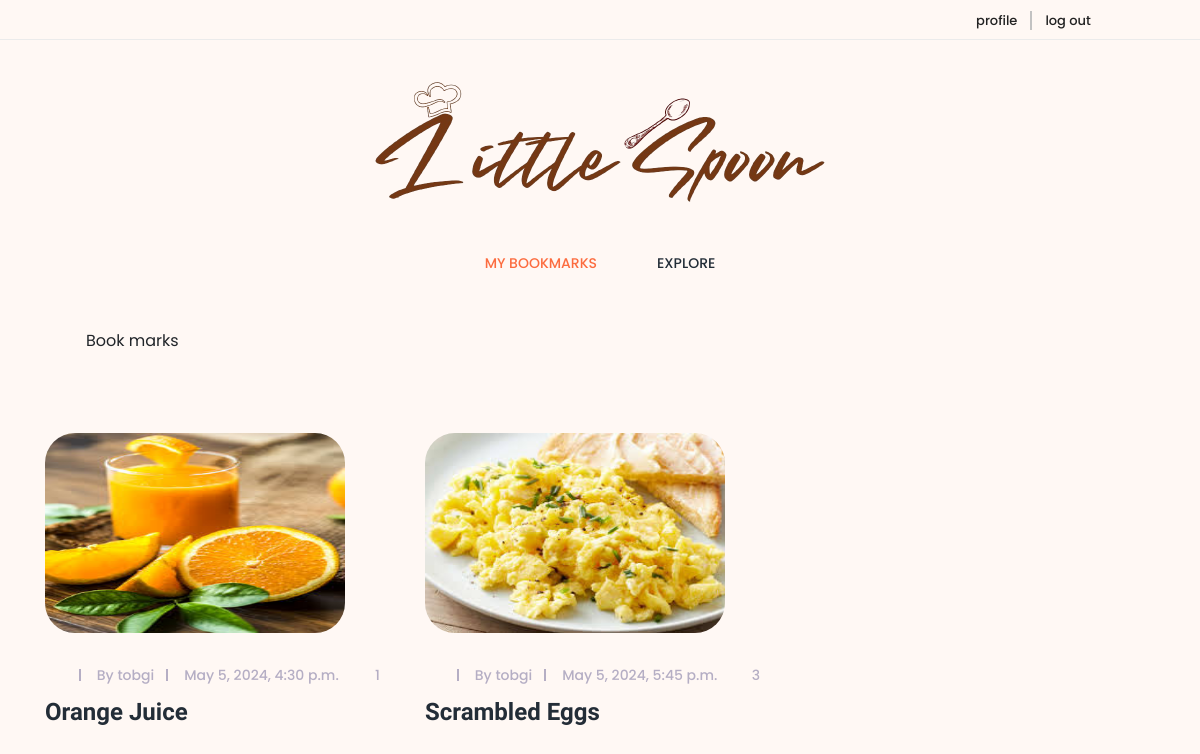
The app's page / (signed in) with its own data.
### littleapp/models.py (models this page shows, shortened)
class Recipe(models.Model):
    author = models.ForeignKey(
        settings.AUTH_USER_MODEL, related_name="recipes", on_delete=models.CASCADE)
    category = models.ForeignKey(
        RecipeCategory, related_name="recipe_list", on_delete=models.SET(get_default_recipe_category))
    picture = models.ImageField(upload_to='uploads')
    title = models.CharField(max_length=200)
    desc = models.CharField(_('Short description'), max_length=200)
    cook_time = models.TimeField()
    ingredients = models.TextField()
    procedure = models.TextField()
    created_at = models.DateTimeField(auto_now_add=True)
    likes = models.ManyToManyField(settings.AUTH_USER_MODEL , verbose_name=_(""), null=True , blank=True)

### littleapp/views.py (the view)
# urls.py: path("", views.mybookmarks, name="home"),
@login_required
def mybookmarks(request):
    me = Profile.objects.get(user=request.user)
    try:
        x = me.bookmarks.filter(title__contains= request.GET["search"])
    except:
        x = me.bookmarks.all
    return render(request, 'mybookmarks.html',{"recipes":x})

### littleapp/templates/mybookmarks.html (shortened to what this page needs)
{% load static %}
<!DOCTYPE html>
<html lang="en">
<head>
    <link href="{% static 'explore/style.css' %}" rel="stylesheet">
    <link href="{% static 'explore/css/responsive/responsive.css' %}" rel="stylesheet">
</head>
<body>
    <div class="top_header_area">
        <div class="container">
            <div class="row">
                <div class="col-5 col-sm-6">
                </div>
                <div class="col-7 col-sm-6">
                    <div class="signup-search-area d-flex align-items-center justify-content-end">
                        <div class="login_register_area d-flex">
                            <div class="login">
                                <a href="{% url 'myprofile' %}"> profile </a>
                            </div>
                            <div class="register">
                                <a href="{% url 'logout' %}">log out</a>
                            </div>
                        </div>
                        <div class="search_button">
                            <a class="searchBtn" href="#"><i class="fa fa-search" aria-hidden="true"></i></a>
                        </div>
                    </div>
                </div>
            </div>
        </div>
    </div>
    <header class="header_area">
        <div class="container">
            <div class="row">
                <div class="col-12">
                    <div class="logo_area text-center">
                        <a href="index.html" class="yummy-logo">
                            <img src="{% static 'images/logo_name-removebg-preview.png' %}" style="width: 50%;;">
                        </a>
                    </div>
                </div>
            </div>
            <div class="row">
                <div class="col-12">
                    <nav class="navbar navbar-expand-lg">
                        <div class="collapse navbar-collapse justify-content-center" id="yummyfood-nav">
                            <ul class="navbar-nav" id="yummy-nav">
                                <li class="nav-item active">
                                    <a class="nav-link" href="#">My bookmarks</a>
                                </li>
                                <li class="nav-item " >
                                    <a class="nav-link" href="{% url 'explore' %}">explore</a>
                                </li>
                            </ul>
                        </div>
                    </nav>
                </div>
            </div>
        </div>
    </header>
    <div class="breadcumb-nav">
        <div class="container">
            <div class="row">
                <div class="col-12">
                    <nav aria-label="breadcrumb">
                        <ol class="breadcrumb">
                            <li class="breadcrumb-item"><i class="fa fa-home" aria-hidden="true"></i></li>
                            <li class="breadcrumb-item " aria-current="page">Book marks </li>
                        </ol>
                    </nav>
                </div>
            </div>
        </div>
    </div>
    <section class="archive-area section_padding_80">
        <div class="container">
            <div class="row">
                {% for r  in recipes %}
                <a href="{% url 'viewrecipe' pk=r.pk %}" >
                <div class="col-12 col-md-6 col-lg-4">
                    <div class="single-post wow fadeInUp" data-wow-delay="0.1s">
                        <div class="post-thumb">
                            <img src="/uploads/{{r.picture}}" alt="" style="width:300px;height:200px;">
                        </div>
                        <div class="post-content">
                            <div class="post-meta d-flex">
                                <div class="post-author-date-area d-flex">
                                    <div class="post-author">
                                        <a href="#">By {{r.author}}</a>
                                    </div>
                                    <div class="post-date">
                                        <a href="#">{{r.created_at}}</a>
                                    </div>
                                </div>
                                <div class="post-comment-share-area d-flex">
                                    <div class="post-favourite">
                                        <a href="#"><i class="fa fa-heart-o" aria-hidden="true"></i> {{r.likes.count}}</a>
                                    </div>
                                </div>
                            </div>
                            <a href="#">
                                <h4 class="post-headline">{{r.title}}</h4>
                            </a>
                        </div>
                    </div>
                </div>
                </a>
                {% endfor %}
            </div>
        </div>
    </section>
</body>

### static/explore/style.css (style rules this page uses)
* { margin: 0; padding: 0; }
body { background-color: rgb(255 248 244); font-family: 'Poppins', sans-serif; position: relative; z-index: auto; }
h1, h2, h3, h4, h5, h6 { font-family: 'Quicksand', sans-serif; font-weight: 700; color: #232d37; line-height: 1.25; }
.section_padding_80 { margin-top: 80px; margin-bottom: 80px; }
img { max-width: 100%; }
ul, ol { margin: 0; padding: 0; }
a, a:hover, a:focus, a:active { text-decoration: none; -webkit-transition-duration: 500ms; transition-duration: 500ms; font-weight: 500; outline: none; }
li { list-style: none; }
.top_header_area { width: 100%; height: 40px; border-bottom: 1px solid #ebebeb; }
.top_header_area .signup-search-area { height: 40px; position: relative; z-index: 3; }
.top_header_area .signup-search-area a { font-size: 13px; color: #222; }
.top_header_area .signup-search-area .login a { margin-right: 13px; border-right: 2px solid #c2c2c2; padding-right: 13px; }
.top_header_area .signup-search-area .search_button { margin-left: 54px; }
.logo_area .yummy-logo { font-family: 'Shadows Into Light Two', cursive; font-size: 60px; margin-bottom: 0; padding: 35px 0 20px 0; display: inline-block; color: #232d37; }
.navbar.navbar-expand-lg { padding: 0; }
.navbar.navbar-expand-lg .navbar-nav .nav-link { padding: 25px 30px; color: #232d37; text-transform: uppercase; font-size: 14px; }
.navbar.navbar-expand-lg .navbar-nav .nav-link:hover, .navbar.navbar-expand-lg .navbar-nav .active .nav-link { color: #fc6c3f; }
.post-thumb img { border-radius: 30px; margin-bottom: 30px; }
.post-meta { -webkit-box-align: center; -ms-flex-align: center; -ms-grid-row-align: center; align-items: center; -webkit-box-pack: justify; -ms-flex-pack: justify; justify-content: space-between; }
.post-author a, .post-date a, .post-favourite a, .post-comments a, .post-share a { color: #b5aec4; font-size: 14px; }
.post-favourite a, .post-comments a { margin-right: 15px; }
.post-author a { margin-right: 30px; position: relative; z-index: 1; }
.post-author a:after { width: 2px; height: 60%; content: ''; position: absolute; top: 20%; right: -14px; z-index: 2; background-color: #b5aec4; }
.single-post { margin-bottom: 30px; }
.single-post h2, .single-post h4 { margin: 10px 0; color: #232d37; -webkit-transition-duration: 500ms; transition-duration: 500ms; text-transform: capitalize; }
.breadcumb-nav .breadcrumb { padding: 0; margin-bottom: 0; list-style: none; background-color: transparent; border-radius: .25rem; margin-top: 30px; }
.breadcrumb-item + .breadcrumb-item:before { content: "\f105"; font-family: 'FontAwesome' }

### records on screen
Recipe: picture (picture), author "tobgi", created_at "May 5, 2024, 4:30 p.m.", likes.count "1", title "Orange Juice"
Recipe: picture (picture), author "tobgi", created_at "May 5, 2024, 5:45 p.m.", likes.count "3", title "Scrambled Eggs"
